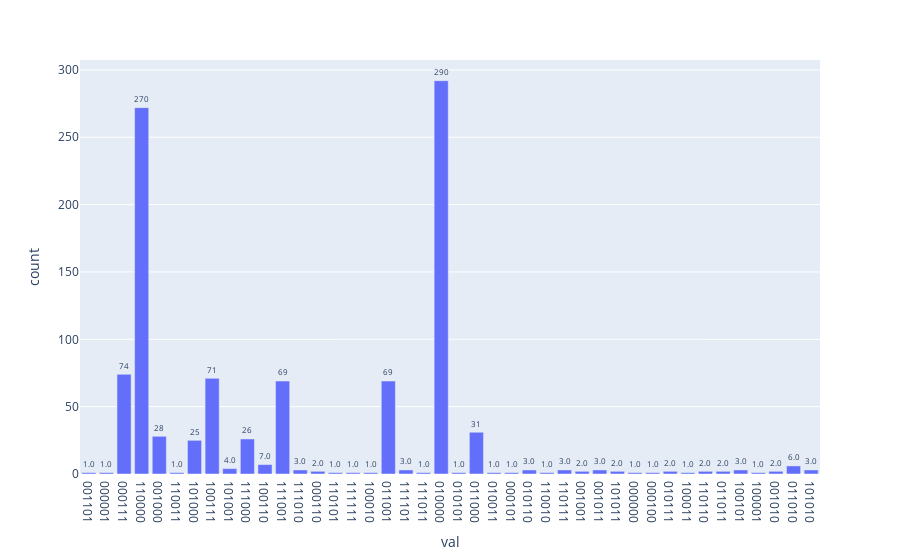

The notebook cell saved with this chart:
### Code cell
# Execute and see results
aer_sim = Aer.get_backend('aer_simulator')
transpiled_qc = transpile(qc, aer_sim)
qobj = assemble(transpiled_qc)
job = aer_sim.run(qobj)
hist = job.result().get_counts()

results = {'val':hist.keys(),'count':hist.values()} #change the formatting of the data to match plotly

fig = px.bar(results, x="val", y="count", text="count")
fig.update_traces(texttemplate='%{text:.2s}', textposition='outside')
fig.update_layout(uniformtext_minsize=6, uniformtext_mode='show')
fig.show()

if not os.path.exists("plots/circuit_func"):
    os.makedirs("plots/circuit_func")
        
fig.write_image(f"plots/circuit_func/quantum_counting_hist.pdf",width=1000, height=600,)
fig.write_html(f"plots/circuit_func/quantum_counting_hist.html")

### Figure 1 — Plotly figure (JSON) as saved in the notebook; plotly's stock layout.template omitted (floating-point values rounded to 4 significant figures)
{"data": [{"alignmentgroup": "True", "hovertemplate": "val=%{x}<br>count=%{text}<extra></extra>", "legendgroup": "", "marker": {"color": "#636efa", "pattern": {"shape": ""}}, "name": "", "offsetgroup": "", "orientation": "v", "showlegend": false, "text": ["1", "1", "74", "272", "28", "1", "25", "71", "4", "26", "7", "69", "3", "2", "1", "1", "1", "69", "3", "1", "292", "1", "31", "1", "1", "3", "1", "3", "2", "3", "2", "1", "1", "2", "1", "2", "2", "3", "1", "2", "6", "3"], "textposition": "outside", "texttemplate": "%{text:.2s}", "type": "bar", "x": ["001101", "000001", "000111", "110000", "001000", "110011", "101000", "100111", "101001", "111000", "100110", "111001", "111010", "000110", "110101", "111111", "100010", "011001", "111101", "111011", "010000", "010101", "011000", "010011", "000101", "010110", "110010", "110111", "001001", "001011", "101011", "000000", "000100", "010111", "100011", "110110", "011011", "100101", "100001", "001010", "011010", "101010"], "xaxis": "x", "y": [1, 1, 74, 272, 28, 1, 25, 71, 4, 26, 7, 69, 3, 2, 1, 1, 1, 69, 3, 1, 292, 1, 31, 1, 1, 3, 1, 3, 2, 3, 2, 1, 1, 2, 1, 2, 2, 3, 1, 2, 6, 3], "yaxis": "y"}], "layout": {"barmode": "relative", "legend": {"tracegroupgap": 0}, "margin": {"t": 60}, "uniformtext": {"minsize": 6, "mode": "show"}, "xaxis": {"anchor": "y", "domain": [0, 1], "title": {"text": "val"}}, "yaxis": {"anchor": "x", "domain": [0, 1], "title": {"text": "count"}}}}
